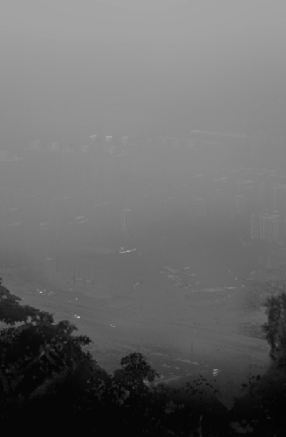
#> input picture Images/mytest.jpg, 286 x 437 px
$ python efficient_clahe.py
#> lines starting #> are read from the running program, lines starting #| are printed output that depends on the picture
import cv2 as cv
import numpy as np
import random

equalized_image = cv.imread('../Images/mytest.jpg', 0)
#> equalized_image is the input picture: shape (437, 286); min 3, max 190, mean 105.7


# Interpolation function
def interpolation(x, y, image, centers, index, tile_size, original_image):
    rightTopIndex = index + 1
    rightBottomIndex = int(len(image[0]) / tile_size + index + 1)
    leftTopIndex = index
    leftBottomIndex = int(len(image[0]) / tile_size + index)
    x1 = centers[index][0]
    y1 = centers[index][1]
    leftTopIntensity = centers[leftTopIndex][2][original_image[x][y]]
    leftBottomIntensity = centers[leftBottomIndex][2][original_image[x][y]]
    rightTopIntensity = centers[rightTopIndex][2][original_image[x][y]]
    rightBottomIntensity = centers[rightBottomIndex][2][original_image[x][y]]
    rPrime = tile_size - (x - x1)
    cPrime = tile_size - (y - y1)

    return np.round(((rightBottomIntensity * (tile_size - cPrime) * (tile_size - rPrime)) +
                    (leftTopIntensity * rPrime * cPrime) +
                    (leftBottomIntensity * (tile_size - rPrime) * cPrime) +
                    (rightTopIntensity * rPrime * (tile_size - cPrime))) / tile_size ** 2)

def efficient_clahe(image, tile_size, clip):
#> called with tile_size = 16, clip = 4
    height, width = image.shape
#> height = 437; width = 286
    remainderWidth = (tile_size * (int(width / tile_size) + 1)) - width
#> remainderWidth = 2
    remainderHeight = (tile_size * (int(height / tile_size) + 1)) - height
#> remainderHeight = 11
    padded_image = cv.copyMakeBorder(image, 0, remainderHeight, 0, remainderWidth, borderType=cv.BORDER_REFLECT)
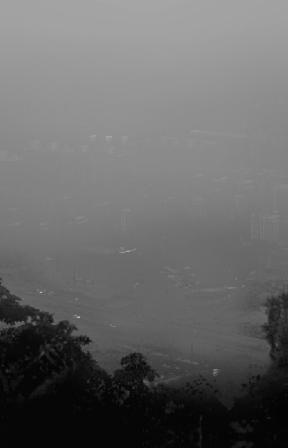
#> padded_image: shape (448, 288); min 3, max 190, mean 103.2
    first_image = cv.copyMakeBorder(image, 0, remainderHeight, 0, remainderWidth, borderType=cv.BORDER_REFLECT)

    height, width = padded_image.shape
#> height = 448; width = 288
    centers = []
    centersIndex = 0
    halfTile = int(tile_size / 2) - 1
    for i in range(halfTile, height - halfTile, tile_size):
        for j in range(halfTile, width - halfTile, tile_size):
            centers.append([i, j])

    for (x, y) in centers:
        neighbourhood = padded_image[x - halfTile: x + halfTile + 2, y - halfTile: y + halfTile + 2]
        num_pixels = len(neighbourhood.flatten())
        histogram = np.zeros(num_pixels).astype(np.uint8)
        neighbourhood_flatten = neighbourhood.flatten()
        for i in range(0, num_pixels):
            histogram[neighbourhood_flatten[i]] += 1
        while np.max(histogram) > clip:
            for j in range(0, num_pixels):
                if histogram[j] > clip:
                    diff = int(histogram[j] - clip)
                    histogram[j] -= diff
                    for k in range(0, diff):
                        min_value = random.randint(0, 255)
                        histogram[min_value] += 1

        histogram = histogram / num_pixels
        cdf_histogram = np.cumsum(histogram)
        lookup_table = np.round_(255 * cdf_histogram).astype(np.uint8)
        centers[centersIndex].append(lookup_table)

        for i in range(0, len(neighbourhood)):
            for j in range(0, len(neighbourhood)):
                neighbourhood[i][j] = lookup_table[neighbourhood[i][j]]

        padded_image[x - halfTile: x + halfTile + 2, y - halfTile: y + halfTile + 2] = neighbourhood
        centersIndex += 1
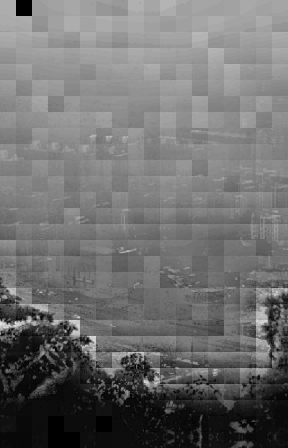
#> padded_image: shape (448, 288); min 0, max 228, mean 110.9
#> after the loop, centersIndex = 504
    for k in range(0, len(centers)):
        x1 = centers[k][0]
        y1 = centers[k][1]
        if y1 + tile_size < width and x1 + tile_size < height:
            x2 = x1 + tile_size
            y2 = y1 + tile_size
            for i in range(x1, x2):
                for j in range(y1, y2):
                    padded_image[i][j] = interpolation(i, j, padded_image, centers, k, tile_size, first_image)
#> this loop made 504 passes
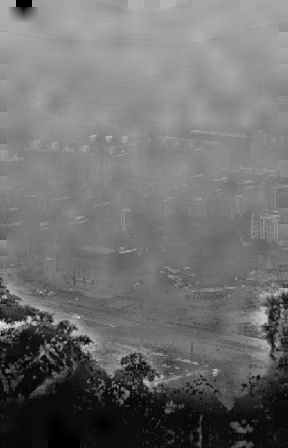
#> padded_image: shape (448, 288); min 0, max 227, mean 111.2


    res = np.hstack((image, padded_image[0:len(image), 0:len(image[0])]))
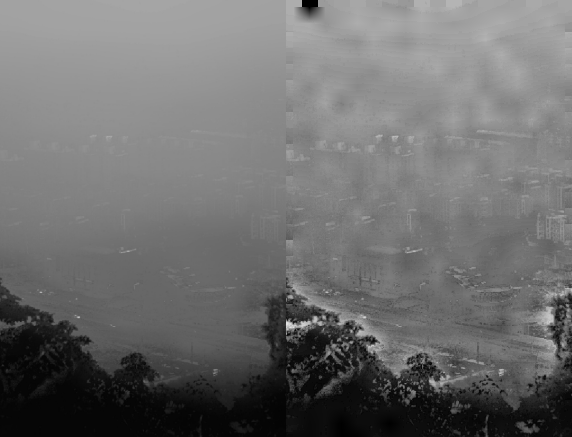
#> res: shape (437, 572); min 0, max 227, mean 109.7
    cv.imshow("img", res)
    cv.waitKey(0)


if __name__ == '__main__':
    efficient_clahe(equalized_image, 16, 4)

$ run again, with Images/IMG-6887.jpg copied over Images/mytest.jpg
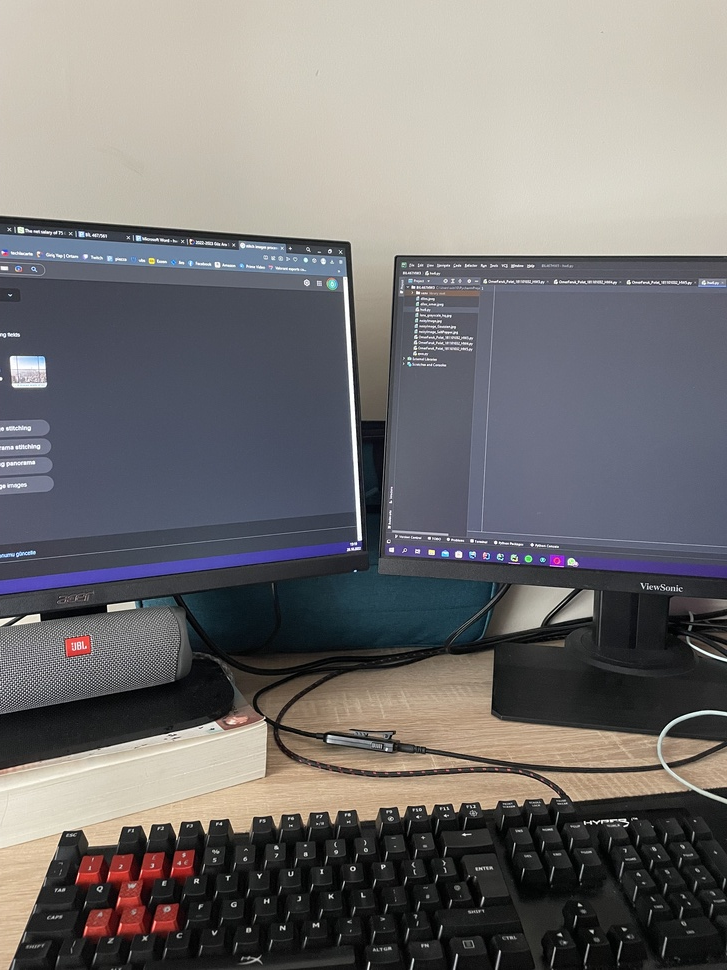
#> input picture Images/IMG-6887.jpg, 727 x 970 px, shrunk from 3024 x 4032 before the run
#> after the loop in efficient_clahe, `for (x, y) in centers:`:
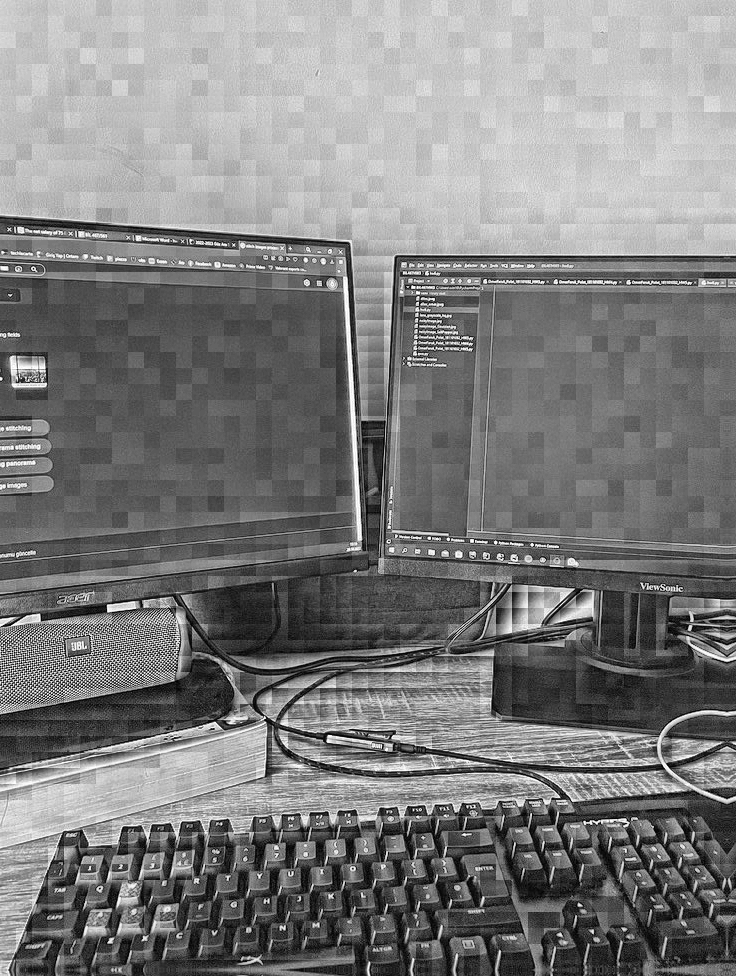
#> padded_image: shape (976, 736); min 1, max 255, mean 124.9
#> after the loop in efficient_clahe, `for (x, y) in centers:`: centersIndex = 2806
#> the loop in efficient_clahe, `for k in range(0, len(centers)):` made 2806 passes
#> in efficient_clahe, `res = np.hstack((image, padded_image[0:len(image), 0:len(image[0])]))`:
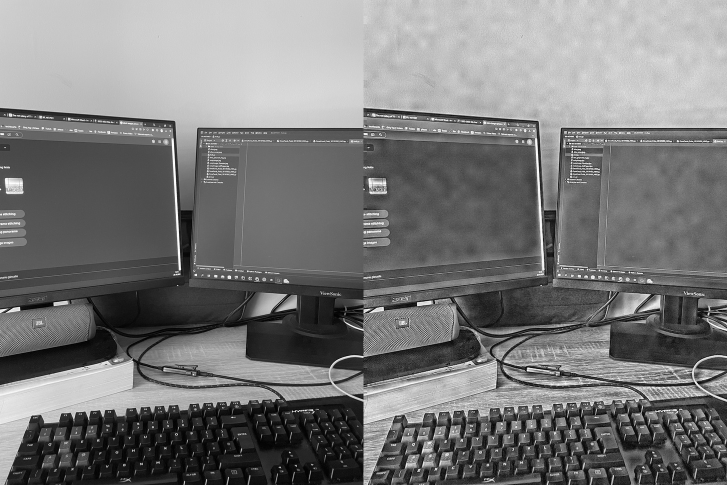
#> res: shape (970, 1454) (shown at 1/2 size); min 0, max 255, mean 119.8
